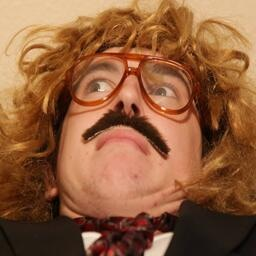
%> input picture 2013-09-19 07.01.45.jpg, 256 x 256 px
$ octave ex8.m   (GNU Octave 9; MATLAB toolbox functions it lacks are replaced by stand-ins)
%> lines starting %> are read from the running program, lines starting %| are printed output that depends on the picture
### selectThreshold.m
function [bestEpsilon bestF1] = selectThreshold(yval, pval)
%SELECTTHRESHOLD Find the best threshold (epsilon) to use for selecting
%outliers
%   [bestEpsilon bestF1] = SELECTTHRESHOLD(yval, pval) finds the best
%   threshold to use for selecting outliers based on the results from a
%   validation set (pval) and the ground truth (yval).
%

bestEpsilon = 0;
bestF1 = 0;
F1 = 0;

% [6 lines of commented-out code are left out]

stepsize = (max(pval) - min(pval)) / 1000;
for epsilon = min(pval):stepsize:max(pval)
    predictions = (pval < epsilon);
    tp = sum((predictions & yval));
    fp = sum((predictions & (yval == 0)));
    fn = sum((predictions == 0) & yval);
    prec = tp / (tp + fp);
    rec = tp / (tp + fn);
    F1 = 2 * prec * rec / (prec + rec);

    if F1 > bestF1
       bestF1 = F1;
       bestEpsilon = epsilon;
    end
end

end

### estimateGaussian.m
function [mu sigma2] = estimateGaussian(X)
%ESTIMATEGAUSSIAN This function estimates the parameters of a
%Gaussian distribution using the data in X
%   [mu sigma2] = estimateGaussian(X),
%   The input X is the dataset with each n-dimensional data point in one row
%   The output is an n-dimensional vector mu, the mean of the data set
%   and the variances sigma^2, an n x 1 vector
%

% Useful variables
[m, n] = size(X);
mu = zeros(n, 1);
sigma2 = zeros(n, 1);

% mean = 1/m * sum of x from j=1 to m
% variance 1/m * sum of (x - mean)^2 from j =1 to m

mu = mean(X);

sigma2 = var(X, 1);

end

### multivariateGaussian.m
function p = multivariateGaussian(X, mu, Sigma2)
%MULTIVARIATEGAUSSIAN Computes the probability density function of the
%multivariate gaussian distribution.
%    p = MULTIVARIATEGAUSSIAN(X, mu, Sigma2) Computes the probability
%    density function of the examples X under the multivariate gaussian
%    distribution with parameters mu and Sigma2. If Sigma2 is a matrix, it is
%    treated as the covariance matrix. If Sigma2 is a vector, it is treated
%    as the \sigma^2 values of the variances in each dimension (a diagonal
%    covariance matrix)
%

k = length(mu);

if (size(Sigma2, 2) == 1) || (size(Sigma2, 1) == 1)
    Sigma2 = diag(Sigma2);
end

X = bsxfun(@minus, X, mu(:)');
p = (2 * pi) ^ (- k / 2) * det(Sigma2) ^ (-0.5) * ...
    exp(-0.5 * sum(bsxfun(@times, X * pinv(Sigma2), X), 2));

end

### visualizeFit.m
function visualizeFit(X, mu, sigma2)
%VISUALIZEFIT Visualize the dataset and its estimated distribution.
%   VISUALIZEFIT(X, p, mu, sigma2) This visualization shows you the
%   probability density function of the Gaussian distribution. Each example
%   has a location (x1, x2) that depends on its feature values.
%

[X1,X2] = meshgrid(0:.5:35);
Z = multivariateGaussian([X1(:) X2(:)],mu,sigma2);
Z = reshape(Z,size(X1));

plot(X(:, 1), X(:, 2),'bx');
hold on;
% Do not plot if there are infinities
if (sum(isinf(Z)) == 0)
    contour(X1, X2, Z, 10.^(-20:3:0)');
end
hold off;

end

### ex8.m
%% Machine Learning | Anomaly Detection and Collaborative Filtering
%  Tristan De Alwis - Data Scientist
%  March 10, 2019

%% Initialization
clear ; close all; clc

%% ================== Part 1: Load Example Dataset  ===================
%  We start this exercise by using a small dataset that is easy to
%  visualize.
%
%  Our example case consists of 2 network server statistics across
%  several machines: the latency and throughput of each machine.
%  This exercise will help us find possibly faulty (or very fast) machines.

fprintf('Visualizing example dataset for outlier detection.\n\n');

%  The following command loads the dataset. You should now have the
%  variables X, Xval, yval in your environment
load('ex8data1.mat');

%  Visualize the example dataset
plot(X(:, 1), X(:, 2), 'bx');
axis([0 30 0 30]);
xlabel('Latency (ms)');
ylabel('Throughput (mb/s)');
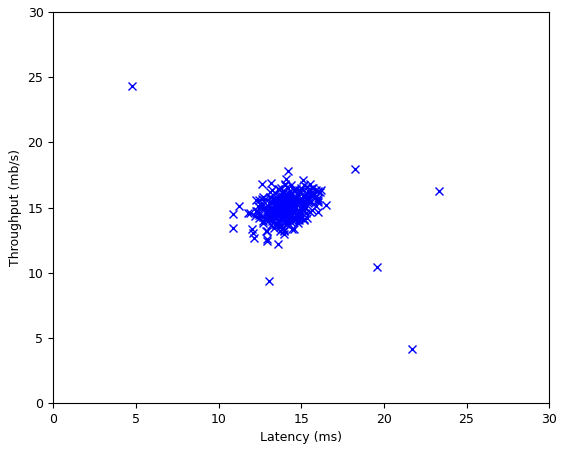
%> figure redrawn from the program's plot data

fprintf('Program paused. Press enter to continue.\n');
pause;


%% ================== Part 2: Estimate the dataset statistics ===================
%  For this exercise, we assume a Gaussian distribution for the dataset.
%
%  We first estimate the parameters of our assumed Gaussian distribution,
%  then compute the probabilities for each of the points and then visualize
%  both the overall distribution and where each of the points falls in
%  terms of that distribution.
%
fprintf('Visualizing Gaussian fit.\n\n');

%  Estimate my and sigma2
[mu sigma2] = estimateGaussian(X);

%  Returns the density of the multivariate normal at each data point (row)
%  of X
p = multivariateGaussian(X, mu, sigma2);

%  Visualize the fit
figure(1)
visualizeFit(X,  mu, sigma2);
xlabel('Latency (ms)');
ylabel('Throughput (mb/s)');

fprintf('Program paused. Press enter to continue.\n');
pause;

%% ================== Part 3: Find Outliers ===================
%  Now you will find a good epsilon threshold using a cross-validation set
%  probabilities given the estimated Gaussian distribution
%

pval = multivariateGaussian(Xval, mu, sigma2);

[epsilon F1] = selectThreshold(yval, pval);
fprintf('Best epsilon found using cross-validation: %e\n', epsilon);
fprintf('Best F1 on Cross Validation Set:  %f\n', F1);
fprintf('   (you should see a value epsilon of about 8.99e-05)\n');
fprintf('   (you should see a Best F1 value of  0.875000)\n\n');

%  Find the outliers in the training set and plot the
outliers = find(p < epsilon);

%  Draw a red circle around those outliers
hold on
plot(X(outliers, 1), X(outliers, 2), 'ro', 'LineWidth', 2, 'MarkerSize', 10);
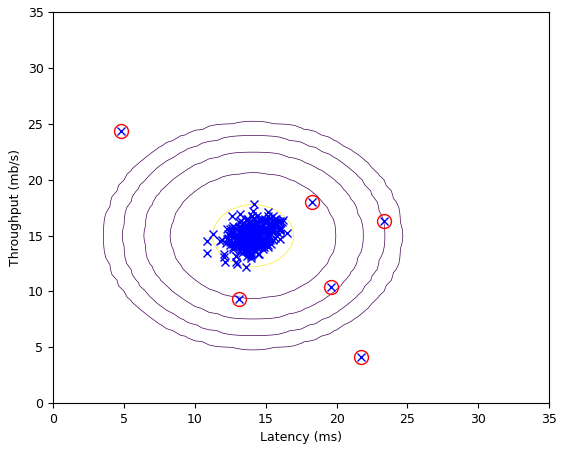
%> figure redrawn from the program's plot data
hold off

fprintf('Program paused. Press enter to continue.\n');
pause;

figure(2)
TheFace = imread('2013-09-19 07.01.45.jpg');
%> TheFace is the input picture: size 256x256x3 uint8; mean R, G, B 143.9, 93.5, 60

image(TheFace)

%% ================== Part 4: Multidimensional Outliers ===================
%  We will now use the code from the previous part and apply it to a
%  harder problem in which more features describe each datapoint and only
%  some features indicate whether a point is an outlier.
%

%  Loads the second dataset. You should now have the
%  variables X, Xval, yval in your environment
load('ex8data2.mat');

%  Apply the same steps to the larger dataset
[mu sigma2] = estimateGaussian(X);

%  Training set
p = multivariateGaussian(X, mu, sigma2);

%  Cross-validation set
pval = multivariateGaussian(Xval, mu, sigma2);

%  Find the best threshold
[epsilon F1] = selectThreshold(yval, pval);

fprintf('Best epsilon found using cross-validation: %e\n', epsilon);
fprintf('Best F1 on Cross Validation Set:  %f\n', F1);
fprintf('   (you should see a value epsilon of about 1.38e-18)\n');
fprintf('   (you should see a Best F1 value of 0.615385)\n');
fprintf('# Outliers found: %d\n\n', sum(p < epsilon));
